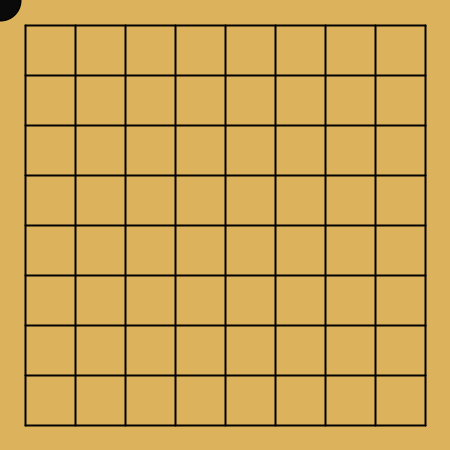
Frame 1 (no input)
Frame 60 (the mouse pressed at the canvas centre just before this capture): identical to frame 1, image omitted
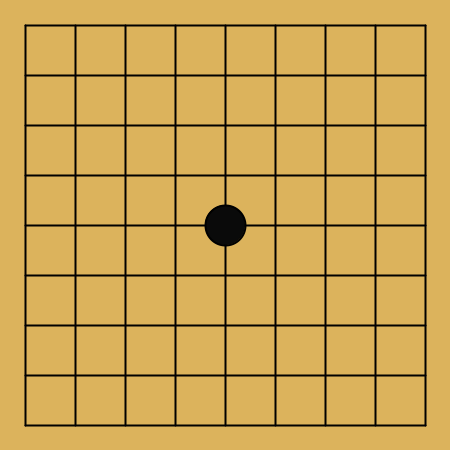
Frame 120 (the mouse held since frame 60 and released just before this capture)

The Processing sketch that drew these frames (run headless with seeded random() and noise(); from frame 60 on, the mouse is pressed at the canvas centre):

// Processing sketch: week03_6_go_void_setup_void_draw_ellipse_mouseX_mouseY
// ── week03_6_go_void_setup_void_draw_ellipse_mouseX_mouseY.pde
//week03_6_go_void_setup_void_draw_ellipse_mouseX_mouseY
void setup() {
  size(450, 450);
}
void draw() {
  background(220, 179, 92);
  strokeWeight(2);
  for (int i=0; i<9; i++) {
    line(25, 25+ i*50, 425, 25+i*50);
    line(25+ i*50, 25, 25+i*50, 425);
  }
  fill(10,10,10);
  ellipse(mouseX,mouseY,40,40);
}
